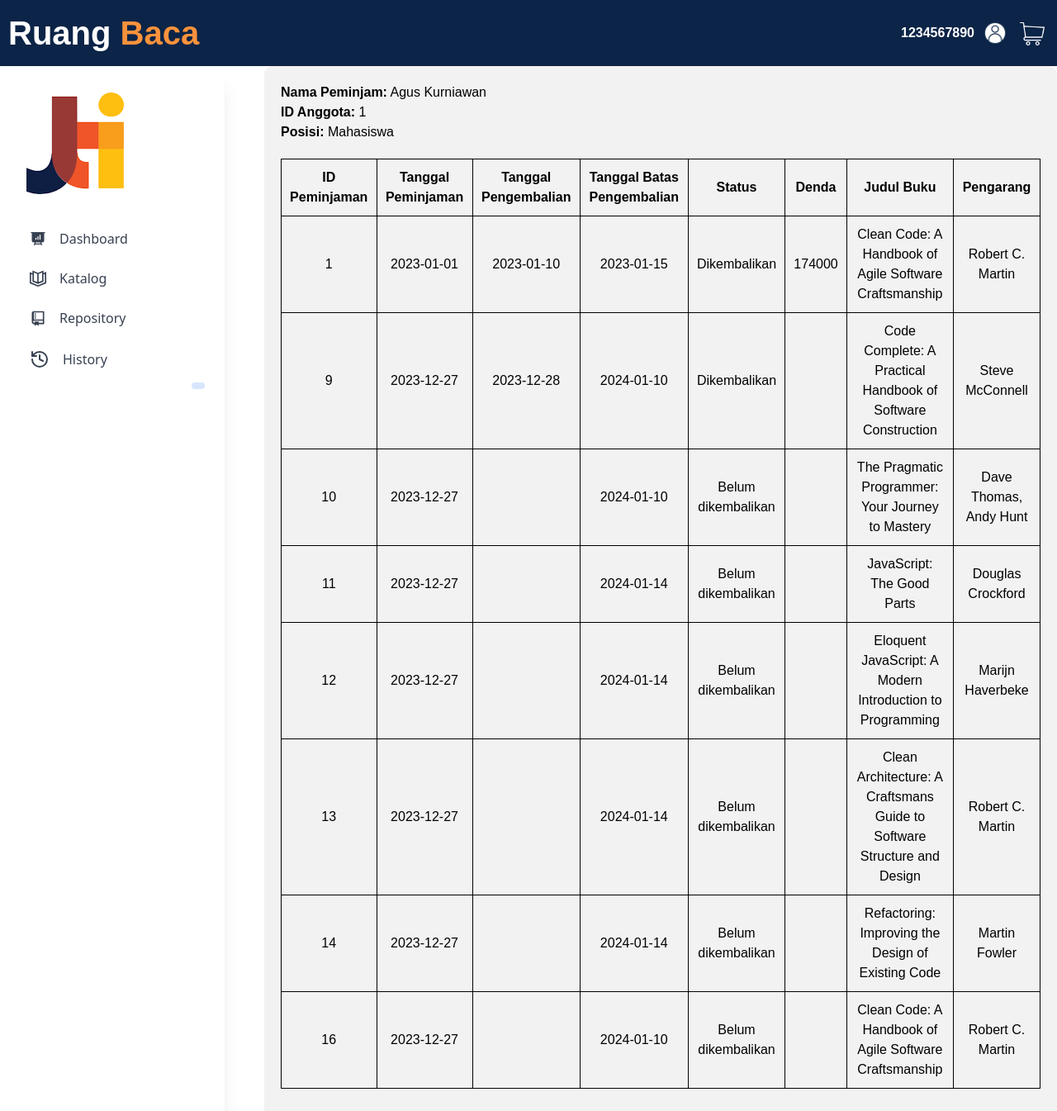
The page /App/User/historyuser.php (signed in) on the database its author committed.
### tables this page shows
CREATE TABLE `user` (
  `id_user` int(15) NOT NULL,
  `username` varchar(200) NOT NULL,
  `nama_user` varchar(255) NOT NULL,
  `password` varchar(50) NOT NULL,
  `posisi` varchar(50) NOT NULL
);

CREATE TABLE `peminjaman` (
  `id_peminjaman` int(15) NOT NULL,
  `tgl_peminjaman` date NOT NULL,
  `tgl_pengembalian` date DEFAULT NULL,
  `tgl_batas_pengembalian` date NOT NULL,
  `status_peminjaman` varchar(50) NOT NULL,
  `id_user` int(11) NOT NULL,
  `id_buku` int(11) NOT NULL
);

CREATE TABLE `denda` (
  `id_denda` int(15) NOT NULL,
  `jml_denda` decimal(10,0) NOT NULL,
  `status_pembayaran` varchar(50) NOT NULL,
  `tgl_batas_pembayaran` date NOT NULL,
  `id_peminjaman` int(15) NOT NULL,
  `id_pengaturan` int(15) NOT NULL
);

CREATE TABLE `buku` (
  `id_buku` int(15) NOT NULL,
  `judul_buku` varchar(150) NOT NULL,
  `pengarang` varchar(150) NOT NULL,
  `tahun_terbit` year(4) NOT NULL,
  `jumlah_tersedia` int(15) NOT NULL,
  `deskripsi` text NOT NULL,
  `status_buku` varchar(50) NOT NULL,
  `image` varchar(150) NOT NULL
);

### Function/Admin/pengaturan.php (called while the page is built, shortened)
<?php
$koneksi = mysqli_connect("localhost", "root", "", "perpustakaan");
function getPengaturanDenda()
{
    global $koneksi;
    $query = "SELECT * FROM pengaturan order by id_pengaturan desc LIMIT 1";
    $result = mysqli_query($koneksi, $query);
    $pengaturan = mysqli_fetch_assoc($result);
    return $pengaturan;
}
?>

### App/User/historyuser.php (the view, shortened to what this page needs)
<!DOCTYPE html>
<html lang="en">
<?php require_once '../../Function/admin/pengaturan.php'; ?>
<head>
    <link rel="stylesheet" href="../../style/fitur.css">
</head>
<body>
    <?php
    require_once '../../Config/Connection.php';
    $username = $_SESSION['username'];
    $userQuery = "SELECT * FROM user WHERE username = $username";
    $userResult = mysqli_query($conn, $userQuery);
    if ($userResult) {
        $userData = mysqli_fetch_assoc($userResult);
    }
    $historyQuery = "SELECT p.id_peminjaman, p.tgl_peminjaman, p.tgl_pengembalian, p.tgl_batas_pengembalian,
    p.status_peminjaman, d.jml_denda, b.judul_buku, b.pengarang
    FROM peminjaman p
    JOIN buku b ON p.id_buku = b.id_buku
    JOIN user u on p.id_user = u.id_user
    LEFT OUTER JOIN denda d ON p.id_peminjaman = d.id_peminjaman
    WHERE username = $username";
    $historyResult = mysqli_query($conn, $historyQuery);
    $historyData = [];
    $pengaturan = getPengaturanDenda();
    if ($historyResult) {
        while ($row = mysqli_fetch_assoc($historyResult)) {
            $fineAmount = $row['jml_denda'];
            $fineStatus = 'Belum Dibayar';
            if ($fineStatus === 'Belum Dibayar' && strtotime($row['tgl_batas_pengembalian']) < strtotime(date('Y-m-d H:i:s'))) {
                $dateDifference = ceil((strtotime(date('Y-m-d H:i:s')) - strtotime($row['tgl_batas_pengembalian'])) / (60 * 60 * 24));
                $fineAmount = $dateDifference * $pengaturan['denda_perhari'];
            }
            $row['jml_denda'] = $fineAmount;
            $historyData[] = $row;
        }
    }
    ?>
    <?php
    include('../headeruser.php');
    ?>
    <div class="content">
        <div id="sidebar">
            <?php
            include('../sidebaruser.php');
            ?>
            <div class="isi">
                <?php if (!empty($userData)) : ?>
                    <div class="history-container">
                        <div class="user-info">
                            <p><strong>Nama Peminjam:</strong> <?= $userData['nama_user']; ?></p>
                            <p><strong>ID Anggota:</strong> <?= $userData['id_user']; ?></p>
                            <p><strong>Posisi:</strong> <?= $userData['posisi']; ?></p>
                        </div>
                    </div>
                <?php endif; ?>
                <?php if (!empty($historyData)) : ?>
                    <table>
                        <thead>
                            <tr>
                                <th>ID Peminjaman</th>
                                <th>Tanggal Peminjaman</th>
                                <th>Tanggal Pengembalian</th>
                                <th>Tanggal Batas Pengembalian</th>
                                <th>Status</th>
                                <th>Denda</th>
                                <th>Judul Buku</th>
                                <th>Pengarang</th>
                            </tr>
                        </thead>
                        <tbody>
                            <?php foreach ($historyData as $data) : ?>
                                <tr>
                                    <td><?= $data['id_peminjaman']; ?></td>
                                    <td><?= $data['tgl_peminjaman']; ?></td>
                                    <td><?= $data['tgl_pengembalian']; ?></td>
                                    <td><?= $data['tgl_batas_pengembalian']; ?></td>
                                    <td><?= $data['status_peminjaman']; ?></td>
                                    <td><?= $data['jml_denda']; ?></td>
                                    <td><?= $data['judul_buku']; ?></td>
                                    <td><?= $data['pengarang']; ?></td>
                                </tr>
                            <?php endforeach; ?>
                        </tbody>
                    </table>
                <?php else : ?>
                    <p>Tidak ada data riwayat peminjaman.</p>
                <?php endif; ?>
            </div>
</body>
</html>

### style/fitur.css (style rules this page uses)
body { font-family: Arial, sans-serif; margin: 0; padding: 0; }
.content { flex: 1; display: flex; }
.isi { padding: 20px; background-color: #f2f2f2; border-radius: 10px; margin-left: 3rem; flex-basis: 75%; }
.history-container { display: flex; align-items: center; }
.user-info { flex-grow: 1; }
table { width: 100%; border-collapse: collapse; margin-top: 20px; }
th, td { border: 1px solid #000; padding: 10px; text-align: center; }

### style/header.css (style rules this page uses)
body { margin: 0; padding: 0; font-family: Arial, sans-serif; display: flex; flex-direction: column; min-height: 100vh; }

### App/User/historyuser.php (style rules this page uses)
.history-container { display: flex; align-items: center; margin-bottom: 20px; }
.user-info { flex-grow: 1; }
table { width: 100%; border-collapse: collapse; margin-top: 20px; }
th, td { border: 1px solid #000; padding: 10px; text-align: center; }

### rows shown on the page
user: nama_user "Agus Kurniawan", id_user "1", posisi "Mahasiswa"
peminjaman: id_peminjaman "1", tgl_peminjaman "2023-01-01", tgl_pengembalian "2023-01-10", tgl_batas_pengembalian "2023-01-15", status_peminjaman "Dikembalikan", denda.jml_denda "174000", id_buku.judul_buku "Clean Code: A Handbook of Agile Software Craftsmanship", id_buku.pengarang "Robert C. Martin"
peminjaman: id_peminjaman "9", tgl_peminjaman "2023-12-27", tgl_pengembalian "2023-12-28", tgl_batas_pengembalian "2024-01-10", status_peminjaman "Dikembalikan", id_buku.judul_buku "Code Complete: A Practical Handbook of Software Construction", id_buku.pengarang "Steve McConnell"
peminjaman: id_peminjaman "10", tgl_peminjaman "2023-12-27", tgl_batas_pengembalian "2024-01-10", status_peminjaman "Belum dikembalikan", id_buku.judul_buku "The Pragmatic Programmer: Your Journey to Mastery", id_buku.pengarang "Dave Thomas, Andy Hunt"
peminjaman: id_peminjaman "11", tgl_peminjaman "2023-12-27", tgl_batas_pengembalian "2024-01-14", status_peminjaman "Belum dikembalikan", id_buku.judul_buku "JavaScript: The Good Parts", id_buku.pengarang "Douglas Crockford"
peminjaman: id_peminjaman "12", tgl_peminjaman "2023-12-27", tgl_batas_pengembalian "2024-01-14", status_peminjaman "Belum dikembalikan", id_buku.judul_buku "Eloquent JavaScript: A Modern Introduction to Programming", id_buku.pengarang "Marijn Haverbeke"
peminjaman: id_peminjaman "13", tgl_peminjaman "2023-12-27", tgl_batas_pengembalian "2024-01-14", status_peminjaman "Belum dikembalikan", id_buku.judul_buku "Clean Architecture: A Craftsmans Guide to Software Structure and Design", id_buku.pengarang "Robert C. Martin"
peminjaman: id_peminjaman "14", tgl_peminjaman "2023-12-27", tgl_batas_pengembalian "2024-01-14", status_peminjaman "Belum dikembalikan", id_buku.judul_buku "Refactoring: Improving the Design of Existing Code", id_buku.pengarang "Martin Fowler"
peminjaman: id_peminjaman "16", tgl_peminjaman "2023-12-27", tgl_batas_pengembalian "2024-01-10", status_peminjaman "Belum dikembalikan", id_buku.judul_buku "Clean Code: A Handbook of Agile Software Craftsmanship", id_buku.pengarang "Robert C. Martin"

### other values the page prints
$_SESSION['username'] "1234567890"
